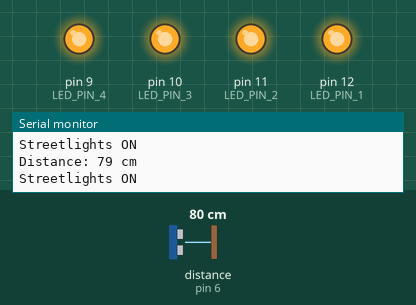
Simulated run of this sketch. Board: Arduino Uno, built with avr-gcc and run on an emulated ATmega328P. Parts: output pins drawn as LEDs (lit = HIGH), the last lines printed to the serial monitor. Wiring (inferred from the names in the program): ultrasonic range finder: trigger pin 7; echo pin 6. The test bench sets the inputs (shaded band); at power-on: distance to the obstacle (sensor on pin 6) 80 cm. The echo pulse lasts 58.3 µs per cm; pins used as bus, display or sensor lines are not drawn.

Above: at 4.2 s.
4.3 s: distance to the obstacle (sensor on pin 6) set to 54 cm
At 5.9 s:
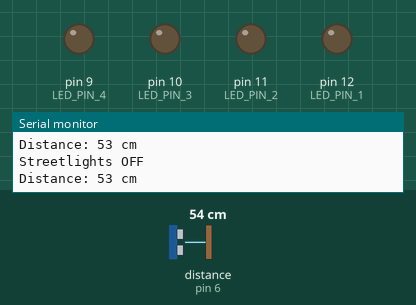
6.5 s: distance to the obstacle (sensor on pin 6) set to 45 cm
At 7.8 s:
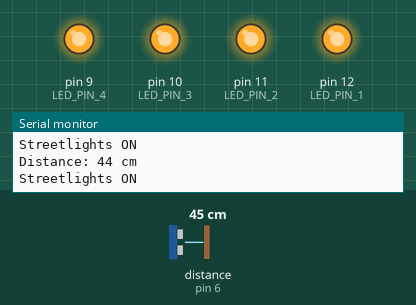
Timing chart, 0 to 9.5 s (numbered marks = the images above; inputs shaded):
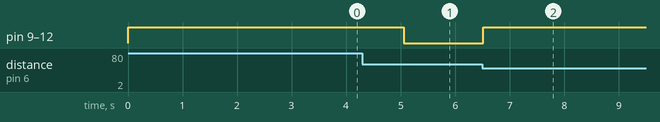

The sketch:

automatic_street_light.ino
```cpp
// Define pins for the ultrasonic sensor and the LED
const int TRIGGER_PIN = 7;
const int ECHO_PIN = 6;
const int LED_PIN_1 = 12;
const int LED_PIN_2 = 11;
const int LED_PIN_3 = 10;
const int LED_PIN_4 = 9;

// How long the lights should stay on (in milliseconds) after an object is last detected
const long LIGHT_ON_DURATION = 5000; // 3 seconds

// Variable to store the time when an object was last detected
unsigned long lastDetectionTime = 0;


// Define the distance threshold in centimeters (cm)
// When an object is closer than this, the light will turn on.
const int DISTANCE_THRESHOLD = 50; // 50 cm

void setup() {
  // Initialize Serial Monitor for debugging
  Serial.begin(9600);

  // Set up the pin modes
  pinMode(TRIGGER_PIN, OUTPUT);
  pinMode(ECHO_PIN, INPUT);
  pinMode(LED_PIN_1, OUTPUT);
  pinMode(LED_PIN_2, OUTPUT);
  pinMode(LED_PIN_3, OUTPUT);
  pinMode(LED_PIN_4, OUTPUT);
}

void loop() {
  long duration, distance;

  // --- Step 1: Trigger the Ultrasonic Sensor ---
  // To get a clean reading, first set the trigger pin to LOW for a brief moment.
  digitalWrite(TRIGGER_PIN, LOW);
  delayMicroseconds(2);

  // Now, send a 10-microsecond high pulse to the trigger pin to start the sensor.
  digitalWrite(TRIGGER_PIN, HIGH);
  delayMicroseconds(10);
  digitalWrite(TRIGGER_PIN, LOW);

  // --- Step 2: Read the Echo from the Sensor ---
  // The echo pin will go HIGH for the duration of the sound wave's travel time.
  // The pulseIn() function measures how long this pulse is in microseconds.
  duration = pulseIn(ECHO_PIN, HIGH);

  // --- Step 3: Calculate the Distance ---
  // The speed of sound is approximately 343 meters per second, which is 0.0343 cm/microsecond.
  // The sound wave travels to the object and back, so we need to divide the total travel time by 2.
  // Formula: Distance = (Duration * Speed of Sound) / 2
  distance = (duration * 0.0343) / 2;

  // Print the measured distance to the Serial Monitor for debugging
  Serial.print("Distance: ");
  Serial.print(distance);
  Serial.println(" cm");

  // --- Step 4: Control the LED ---
  // Check if the measured distance is less than our threshold.
  if (distance < DISTANCE_THRESHOLD && distance > 0) {
    // If an object is detected, update the time of the last detection.
    lastDetectionTime = millis();
  }

  // --- Step 5: Control the LEDs based on time ---
  // Check if the time since the last detection is less than our desired duration.
  if (millis() - lastDetectionTime < LIGHT_ON_DURATION) {
    // If it has been less than 3 seconds since the last detection, turn the lights ON.
    digitalWrite(LED_PIN_1, HIGH);
    digitalWrite(LED_PIN_2, HIGH);
    digitalWrite(LED_PIN_3, HIGH);
    digitalWrite(LED_PIN_4, HIGH);
    Serial.println("Streetlights ON");
  } else {
    // If it has been more than 3 seconds, turn the lights OFF.
    digitalWrite(LED_PIN_1, LOW);
    digitalWrite(LED_PIN_2, LOW);
    digitalWrite(LED_PIN_3, LOW);
    digitalWrite(LED_PIN_4, LOW);
    Serial.println("Streetlights OFF");
  }

  // A shorter delay makes the sensor more responsive.
  delay(100); // 0.1-second delay
}
```

Measured:
- the behaviour switches between 51 and 50 cm on distance to the obstacle (sensor on pin 6) (found by bisection; images 1 and 2)
- after the input at 6.5 s, pin 9 (LED_PIN_4), pin 10 (LED_PIN_3), pin 11 (LED_PIN_2), pin 12 (LED_PIN_1): LOW → HIGH at once
